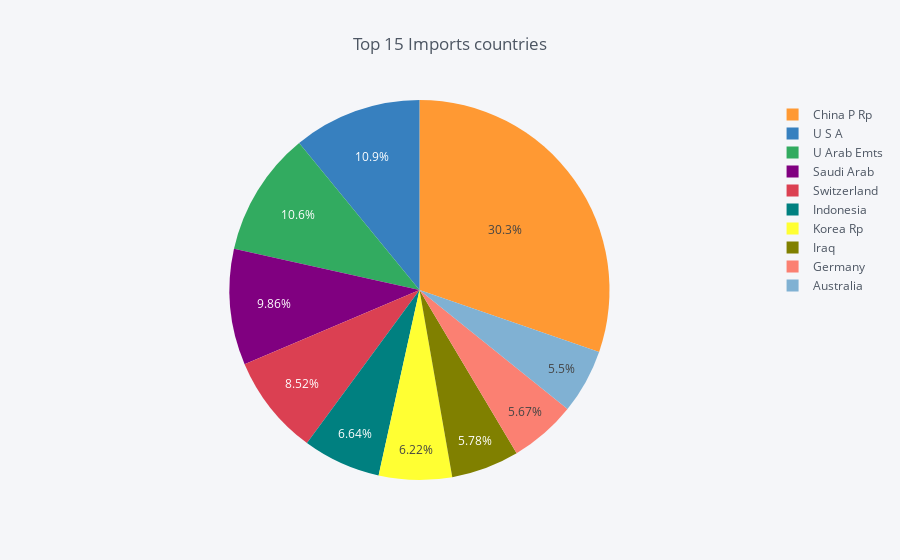

Notebook cell for this chart:
### Code cell
#Top 15 Imports countries

country = pd.pivot_table(data = importdf, index = 'country_name', values = 'value' , aggfunc = np.sum).reset_index()
country = country.sort_values(by = 'value', ascending = False).reset_index(drop=True)
country.head(10).iplot(kind = 'pie', labels= 'country_name', values= 'value', title = 'Top 15 Imports countries')

### Figure 1 — Plotly figure (JSON) as saved in the notebook; plotly's stock layout.template omitted (floating-point values rounded to 4 significant figures)
{"data": [{"labels": ["China P Rp", "U S A", "U Arab Emts", "Saudi Arab", "Switzerland", "Indonesia", "Korea Rp", "Iraq", "Germany", "Australia"], "marker": {"colors": ["rgba(255, 153, 51, 1.0)", "rgba(55, 128, 191, 1.0)", "rgba(50, 171, 96, 1.0)", "rgba(128, 0, 128, 1.0)", "rgba(219, 64, 82, 1.0)", "rgba(0, 128, 128, 1.0)", "rgba(255, 255, 51, 1.0)", "rgba(128, 128, 0, 1.0)", "rgba(251, 128, 114, 1.0)", "rgba(128, 177, 211, 1.0)"]}, "name": "", "type": "pie", "values": [61310.0, 22100.0, 21470.0, 19960.0, 17260.0, 13430.0, 12580.0, 11700.0, 11480.0, 11120.0]}], "layout": {"legend": {"bgcolor": "#F5F6F9", "font": {"color": "#4D5663"}}, "paper_bgcolor": "#F5F6F9", "plot_bgcolor": "#F5F6F9", "title": "Top 15 Imports countries", "titlefont": {"color": "#4D5663"}}}
